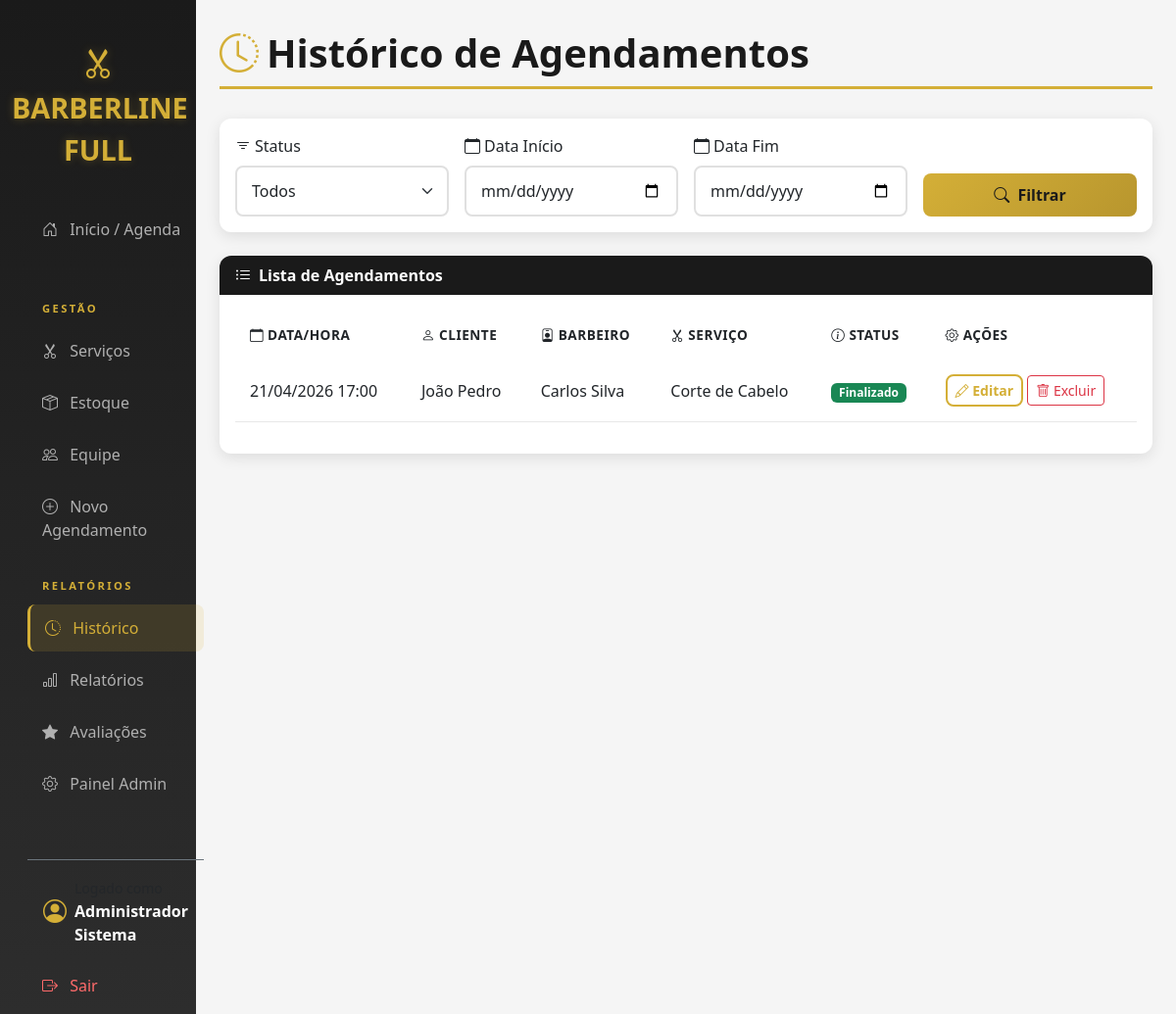
The app's page /historico/ (signed in) with its own data.
### usuarios/models.py (models this page shows, shortened)
class Usuario(AbstractUser):
    class Tipo(models.TextChoices):
        ADMIN = 'ADMIN', 'Administrador'
        BARBEIRO = 'BARBEIRO', 'Barbeiro'
        CLIENTE = 'CLIENTE', 'Cliente'
    tipo = models.CharField(
        max_length=20,
        choices=Tipo.choices,
        default=Tipo.CLIENTE
    )
    telefone = models.CharField(max_length=15, blank=True, null=True)

### agendamentos/models.py (models this page shows, shortened)
class Agendamento(models.Model):
    STATUS_CHOICES = [
        ('agendado', 'Agendado'),
        ('confirmado', 'Confirmado'),
        ('em_andamento', 'Em Andamento'),
        ('finalizado', 'Finalizado'),
        ('cancelado', 'Cancelado'),
    ]
    cliente = models.ForeignKey(
        settings.AUTH_USER_MODEL,
        on_delete=models.CASCADE,
        related_name='agendamentos_cliente'
    )
    barbeiro = models.ForeignKey(
        settings.AUTH_USER_MODEL,
        on_delete=models.CASCADE,
        related_name='agendamentos_barbeiro'
    )
    servico = models.ForeignKey(
        Servico,
        on_delete=models.CASCADE
    )
    data_hora = models.DateTimeField()
    status = models.CharField(
        max_length=20,
        choices=STATUS_CHOICES,
        default='agendado'
    )
    observacoes = models.TextField(blank=True, null=True)
    finalizado = models.BooleanField(default=False)

### core/models.py (models this page shows, shortened)
class Servico(models.Model):
    nome = models.CharField(max_length=100)
    descricao = models.TextField(blank=True, null=True)
    preco = models.DecimalField(max_digits=10, decimal_places=2)
    duracao_minutos = models.IntegerField(default=30)

### agendamentos/views.py (the view)
# urls.py: path('historico/', views.historico_agendamentos, name='historico'),
@login_required
def historico_agendamentos(request):
    if request.user.tipo == 'BARBEIRO':
        agendamentos = Agendamento.objects.filter(barbeiro=request.user)
    elif request.user.tipo == 'CLIENTE':
        agendamentos = Agendamento.objects.filter(cliente=request.user)
    else:  # ADMIN vê todos
        agendamentos = Agendamento.objects.all()
    status_filter = request.GET.get('status')
    if status_filter:
        agendamentos = agendamentos.filter(status=status_filter)
    data_inicio = request.GET.get('data_inicio')
    data_fim = request.GET.get('data_fim')
    if data_inicio:
        agendamentos = agendamentos.filter(data_hora__gte=data_inicio)
    if data_fim:
        agendamentos = agendamentos.filter(data_hora__lte=data_fim)
    agendamentos = agendamentos.order_by('-data_hora')
    context = {
        'agendamentos': agendamentos,
        'status_choices': Agendamento.STATUS_CHOICES,
        'status_filter': status_filter,
    }
    return render(request, 'historico.html', context)

### templates/historico.html (shortened to what this page needs)
{% extends 'base.html' %}
{% block content %}
<div class="container-fluid p-0">
    <h1 class="page-header"><i class="bi bi-clock-history me-2 text-gold"></i>Histórico de Agendamentos</h1>
    <div class="card mb-4">
        <div class="card-body">
            <form method="get" class="row g-3">
                <div class="col-md-3">
                    <label class="form-label"><i class="bi bi-filter me-1"></i>Status</label>
                    <select name="status" class="form-select">
                        <option value="">Todos</option>
                    </select>
                </div>
                <div class="col-md-3">
                    <label class="form-label"><i class="bi bi-calendar me-1"></i>Data Início</label>
                    <input type="date" name="data_inicio" class="form-control">
                </div>
                <div class="col-md-3">
                    <label class="form-label"><i class="bi bi-calendar me-1"></i>Data Fim</label>
                    <input type="date" name="data_fim" class="form-control">
                </div>
                <div class="col-md-3 d-flex align-items-end">
                    <button type="submit" class="btn btn-gold w-100">
                        <i class="bi bi-search me-1"></i> Filtrar
                    </button>
                </div>
            </form>
        </div>
    </div>
    <div class="card">
        <div class="card-header">
            <i class="bi bi-list-ul me-2"></i>Lista de Agendamentos
        </div>
        <div class="card-body">
            {% if agendamentos %}
            <div class="table-responsive">
                <table class="table table-hover">
                    <thead>
                        <tr>
                            <th><i class="bi bi-calendar me-1"></i>Data/Hora</th>
                            <th><i class="bi bi-person me-1"></i>Cliente</th>
                            <th><i class="bi bi-person-badge me-1"></i>Barbeiro</th>
                            <th><i class="bi bi-scissors me-1"></i>Serviço</th>
                            <th><i class="bi bi-info-circle me-1"></i>Status</th>
                            <th><i class="bi bi-gear me-1"></i>Ações</th>
                        </tr>
                    </thead>
                    <tbody>
                        {% for agendamento in agendamentos %}
                        <tr>
                            <td>{{ agendamento.data_hora|date:"d/m/Y H:i" }}</td>
                            <td>{{ agendamento.cliente.first_name }} {{ agendamento.cliente.last_name }}</td>
                            <td>{{ agendamento.barbeiro.first_name }} {{ agendamento.barbeiro.last_name }}</td>
                            <td>{{ agendamento.servico.nome }}</td>
                            <td>
                                <span class="badge
                                    {% if agendamento.status == 'agendado' %}bg-primary
                                    {% elif agendamento.status == 'confirmado' %}bg-info
                                    {% elif agendamento.status == 'em_andamento' %}bg-warning
                                    {% elif agendamento.status == 'finalizado' %}bg-success
                                    {% elif agendamento.status == 'cancelado' %}bg-danger{% endif %}">
                                    {{ agendamento.get_status_display }}
                                </span>
                            </td>
                            <td>
                                <a href="{% url 'editar_agendamento' agendamento.pk %}" class="btn btn-sm btn-outline-gold">
                                    <i class="bi bi-pencil"></i> Editar
                                </a>
                                <a href="{% url 'excluir_agendamento' agendamento.pk %}" class="btn btn-sm btn-outline-danger" onclick="return confirm('Tem certeza que deseja excluir este agendamento?')">
                                    <i class="bi bi-trash"></i> Excluir
                                </a>
                            </td>
                        </tr>
                        {% endfor %}
                    </tbody>
                </table>
            </div>
            {% else %}
            <p class="text-muted text-center py-4">Nenhum agendamento encontrado.</p>
            {% endif %}
        </div>
    </div>
</div>
{% endblock %}

### templates/base.html (shortened to what this page needs)
<!DOCTYPE html>
<html lang="pt-br">
<head>
    <link href="https://cdn.jsdelivr.net/npm/bootstrap@5.3.0/dist/css/bootstrap.min.css" rel="stylesheet">
    <link rel="stylesheet" href="https://cdn.jsdelivr.net/npm/bootstrap-icons@1.11.0/font/bootstrap-icons.css">
</head>
<body>
    <div class="container-fluid">
        <div class="row">
            <nav class="col-md-3 col-lg-2 d-md-block sidebar collapse show">
                <div class="position-sticky">
                    <div class="brand mb-3">
                        <i class="bi bi-scissors"></i><br>
                        BARBERLINE FULL
                    </div>
                    <div class="nav flex-column px-3">
                        <a href="{% url 'dashboard' %}" class="nav-link {% if request.resolver_match.url_name == 'dashboard' %}active{% endif %}">
                            <i class="bi bi-house-door me-2"></i> Início / Agenda
                        </a>
                        {% if user.tipo == 'ADMIN' or user.is_staff %}
                            <div class="sidebar-heading">Gestão</div>
                            <a href="{% url 'servicos' %}" class="nav-link ">
                                <i class="bi bi-scissors me-2"></i> Serviços
                            </a>
                            <a href="{% url 'estoque' %}" class="nav-link {% if request.resolver_match.url_name == 'estoque' %}active{% endif %}">
                                <i class="bi bi-box-seam me-2"></i> Estoque
                            </a>
                            <a href="{% url 'equipe' %}" class="nav-link {% if request.resolver_match.url_name == 'equipe' %}active{% endif %}">
                                <i class="bi bi-people me-2"></i> Equipe
                            </a>
                            <a href="{% url 'novo_agendamento' %}" class="nav-link">
                                <i class="bi bi-plus-circle me-2"></i> Novo Agendamento
                            </a>
                            <div class="sidebar-heading">Relatórios</div>
                            <a href="{% url 'historico' %}" class="nav-link {% if request.resolver_match.url_name == 'historico' %}active{% endif %}">
                                <i class="bi bi-clock-history me-2"></i> Histórico
                            </a>
                            <a href="{% url 'relatorios' %}" class="nav-link {% if request.resolver_match.url_name == 'relatorios' %}active{% endif %}">
                                <i class="bi bi-bar-chart me-2"></i> Relatórios
                            </a>
                            <a href="{% url 'avaliacoes' %}" class="nav-link {% if request.resolver_match.url_name == 'avaliacoes' or request.resolver_match.url_name == 'nova_avaliacao' %}active{% endif %}">
                                <i class="bi bi-star-fill me-2"></i> Avaliações
                            </a>
                            <a href="{% url 'painel_admin' %}" class="nav-link {% if request.resolver_match.url_name == 'painel_admin' %}active{% endif %}">
                                <i class="bi bi-gear me-2"></i> Painel Admin
                            </a>
                        {% endif %}
                        <div class="mt-4 pt-3 border-top border-secondary">
                            <div class="d-flex align-items-center px-3 mb-3">
                                <i class="bi bi-person-circle fs-4 icon-gold me-2"></i>
                                <div>
                                    <small class="text-muted">Logado como</small>
                                    <div class="fw-bold">{{ user.first_name }} {{ user.last_name }}</div>
                                </div>
                            </div>
                            <form method="post" action="{% url 'logout' %}" style="display:inline;">
                                <button type="submit" class="nav-link logout-btn" style="background:none; border:none; cursor:pointer; width:100%; text-align:left;">
                                    <i class="bi bi-box-arrow-right me-2"></i> Sair
                                </button>
                            </form>
                        </div>
                    </div>
                </div>
            </nav>
            <main class="col-md-9 ms-sm-auto col-lg-10 px-md-4 main-content">
                {% block content %}{% endblock %}
            </main>
        </div>
    </div>
</body>
</html>

### templates/base.html (style rules this page uses)
:root { --primary-black: #1a1a1a; --secondary-black: #2d2d2d; --dark-gray: #404040; --light-gray: #f5f5f5; --white: #ffffff; --gold: #d4af37; --gold-light: #e8c547; --gold-dark: #b8962e; }
body { background-color: var(--light-gray); font-family: 'Segoe UI', Tahoma, Geneva, Verdana, sans-serif; }
.sidebar { min-height: 100vh; background: linear-gradient(180deg, var(--primary-black) 0%, var(--secondary-black) 100%); color: var(--white); padding-top: 20px; box-shadow: 4px 0 15px rgba(0,0,0,0.3); }
.nav-link { color: #b0b0b0; margin-bottom: 5px; transition: all 0.3s ease; border-radius: 8px; padding: 12px 15px; font-weight: 500; }
.nav-link.active { color: var(--gold); background: rgba(212, 175, 55, 0.15); border-left: 3px solid var(--gold); }
.sidebar-heading { font-size: 0.7rem; text-transform: uppercase; letter-spacing: .15rem; color: var(--gold); padding: 20px 15px 10px; font-weight: 600; }
.brand { color: var(--gold); font-size: 1.8rem; font-weight: 700; text-align: center; padding: 20px 0; text-shadow: 0 0 10px rgba(212, 175, 55, 0.3); }
.brand i { font-size: 2rem; }
.card { border: none; border-radius: 12px; box-shadow: 0 4px 15px rgba(0,0,0,0.1); transition: transform 0.3s ease, box-shadow 0.3s ease; }
.card-header { background: var(--primary-black); color: var(--white); border-radius: 12px 12px 0 0 !important; font-weight: 600; border: none; }
.btn-gold { background: linear-gradient(135deg, var(--gold) 0%, var(--gold-dark) 100%); color: var(--primary-black); border: none; font-weight: 600; padding: 10px 20px; border-radius: 8px; transition: all 0.3s ease; }
.btn-outline-gold { border: 2px solid var(--gold); color: var(--gold); background: transparent; font-weight: 600; border-radius: 8px; transition: all 0.3s ease; }
.table thead { background: var(--primary-black); color: var(--white); }
.table th { border: none; padding: 15px; font-weight: 600; text-transform: uppercase; font-size: 0.85rem; letter-spacing: 0.5px; }
.table td { padding: 15px; vertical-align: middle; border-color: #e8e8e8; }
.icon-gold { color: var(--gold); }
.text-gold { color: var(--gold) !important; }
.form-control, .form-select { border: 2px solid #e0e0e0; border-radius: 8px; padding: 12px 15px; transition: all 0.3s ease; }
h1, h2, h3, h4, h5 { color: var(--primary-black); font-weight: 700; }
.page-header { color: var(--primary-black); border-bottom: 3px solid var(--gold); padding-bottom: 10px; margin-bottom: 30px; }
.logout-btn { color: #ff6b6b !important; }
.main-content { padding: 30px; background: var(--light-gray); min-height: 100vh; }

### records on screen
Usuario: first_name "Administrador", last_name "Sistema"
Agendamento: data_hora "21/04/2026 17:00", cliente.first_name "João", cliente.last_name "Pedro", barbeiro.first_name "Carlos", barbeiro.last_name "Silva", servico.nome "Corte de Cabelo", status "Finalizado"
